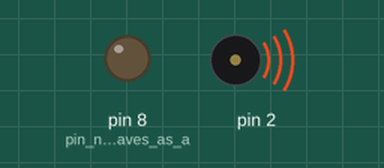
Recording of a sketch running on a simulated Arduino Uno, built with avr-gcc and run on an emulated ATmega328P. Shown: output pins drawn as LEDs (lit = HIGH), buzzer (waves = sounding).

Above: at 0.2 s.
At 5.05 s:
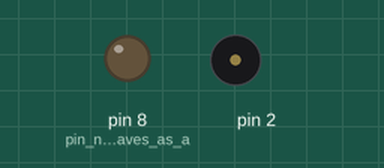
Timing chart, 0 to 9.0 s (numbered marks = the images above):
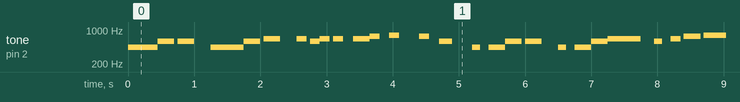

Measured:
- by itself, tone on pin 2: plays 440 Hz for 0.45 s, 587 Hz for 0.25 s, 587 Hz for 0.25 s, 440 Hz for 0.50 s, 587 Hz for 0.25 s, 659 Hz for 0.25 s … (357 notes in this stretch)

The sketch:

let_it_go.ino
```cpp
/*
Name: Thanoosan Sathiescumar
Course: TEJ3M1
Song: Let It Go - Frozen (From don't let them in...can't hold it back anymore)
Date: 4/13/2016
notes:
most of the notes were not pitched well so I had to improvise,
thus why some parts may seem screeched
every note is a lyric(conveniently the melodies lyrics were 1-2 syllable)
*/

void setup() {//assign pin roles

  pinMode(8, OUTPUT);//pin number 2 behaves as an output

}

void loop(){

  //don't let them in
  tone(2,440.00,200);
  delay(200);
  tone(2,440.00,250);
  delay(250);
  tone(2,587.33,250);
  delay(300);
  tone(2,587.33,250);
  delay(500);

  //don't let them see
  tone(2,440.00,250);
  delay(250);
  tone(2,440.00,250);
  delay(250);
  tone(2,587.33,250);
  delay(300);
  tone(2,659.25,250);
  delay(500);

  //Be the good girl you always have to be
  tone(2,659.25,150);
  delay(200);
  tone(2,587.33,150);
  delay(150);
  tone(2,659.25,150);
  delay(200);
  tone(2,659.25,150);
  delay(300);

  tone(2,659.25,250);
  delay(250);
  tone(2,739.99,150);
  delay(300);
  tone(2,783.99,150);
  delay(450);
  tone(2,739.99,150);
  delay(300);
  tone(2,587.33,200);
  delay(500);

  //conceal don't feel, don't let them know
  tone(2,440.00,125);
  delay(250);
  tone(2,440.00,250);
  delay(250);
  tone(2,587.33,250);
  delay(300);
  tone(2,587.33,250);
  delay(500);

  tone(2,440.00,125);
  delay(250);
  tone(2,440.00,250);
  delay(250);
  tone(2,587.33,250);
  delay(250);
  tone(2,659.25,500);
  delay(700);

  //well now they know
  tone(2,587.33,125);
  delay(250);
  tone(2,659.25,150);
  delay(200);
  tone(2,739.99,250);
  delay(300);
  tone(2,783.99,500);
  delay(600);

  //let it go
  tone(2,659.25,200);
  delay(250);
  tone(2,739.99,200);
  delay(250);
  tone(2,783.99,400);
  delay(1000);

  //let it go
  tone(2,587.33,200);
  delay(225);
  tone(2,587.33,150);
  delay(225);
  tone(2,880.00,400);
  delay(1000);

  //can't hold it back anymore-had to comprimise the notes
  tone(2,783.99,150);
  delay(200);
  tone(2,659.25,125);
  delay(200);
  tone(2,659.25,300);
  delay(250);
  tone(2,659.25,300);
  delay(300);
  tone(2,739.99,150);
  delay(200);
  tone(2,783.99,400);
  delay(500);

  //ended it here because it is already long enough and the rest of the melody is repeated enough already                         rubenislyfe
}
```
